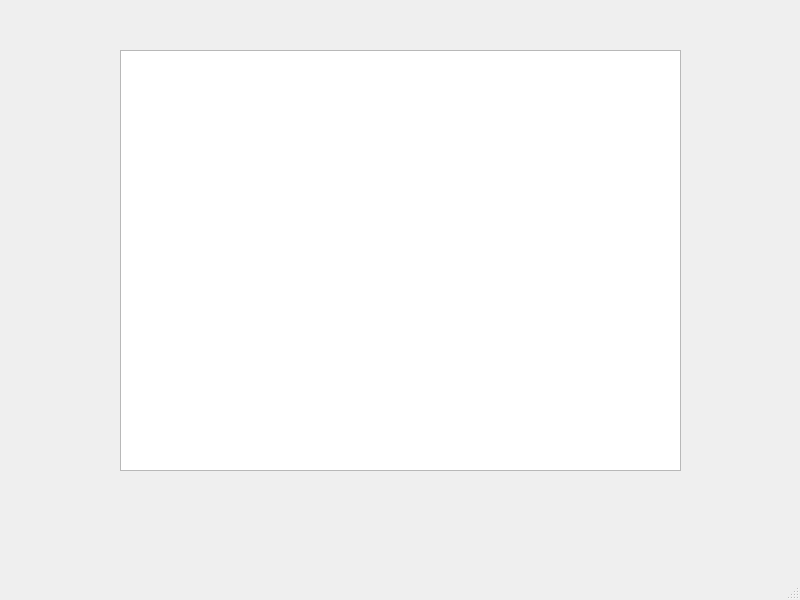
<?xml version="1.0" encoding="UTF-8"?>
<ui version="4.0">
 <class>MainWindow</class>
 <widget class="QMainWindow" name="MainWindow">
  <property name="geometry">
   <rect>
    <x>0</x>
    <y>0</y>
    <width>800</width>
    <height>600</height>
   </rect>
  </property>
  <property name="windowTitle">
   <string>MainWindow</string>
  </property>
  <widget class="QWidget" name="centralwidget">
   <widget class="QTableWidget" name="tableWidget">
    <property name="geometry">
     <rect>
      <x>120</x>
      <y>50</y>
      <width>561</width>
      <height>421</height>
     </rect>
    </property>
   </widget>
  </widget>
  <widget class="QMenuBar" name="menubar">
   <property name="geometry">
    <rect>
     <x>0</x>
     <y>0</y>
     <width>800</width>
     <height>26</height>
    </rect>
   </property>
  </widget>
  <widget class="QStatusBar" name="statusbar"/>
 </widget>
 <resources/>
 <connections/>
</ui>
